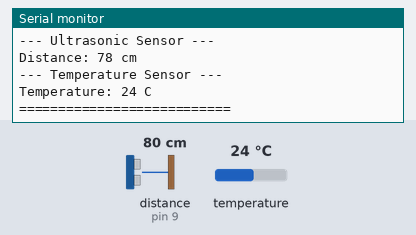
This program was run on a simulated Arduino Mega 2560, built with avr-gcc and run on an emulated ATmega2560. Shown: the last lines printed to the serial monitor. Wiring (from diagram.json): ultrasonic range finder: trigger pin 10; echo pin 9. Inputs (shaded band) come from the test bench; at power-on: distance to the obstacle (sensor on pin 9) 80 cm, temperature 24 °C. The echo pulse lasts 58.3 µs per cm.

Above: at 1.7 s.
1.8 s: distance to the obstacle (sensor on pin 9) set to 2 cm
5.9 s: temperature set to 33 °C
At 7.3 s:
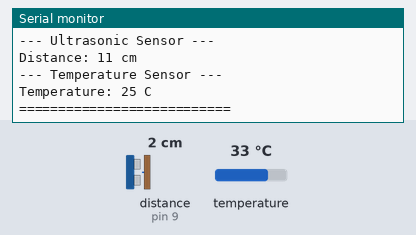
10.0 s: temperature set to 12 °C
At 10.27 s:
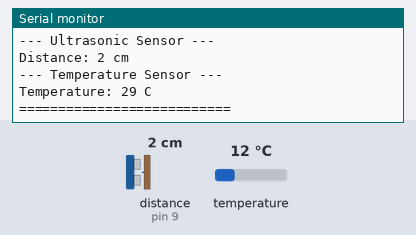
14.1 s: distance to the obstacle (sensor on pin 9) set to 9 cm
At 14.24 s:
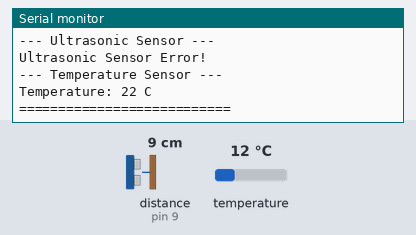
Timing chart, 0 to 16.6 s (numbered marks = the images above; inputs shaded):
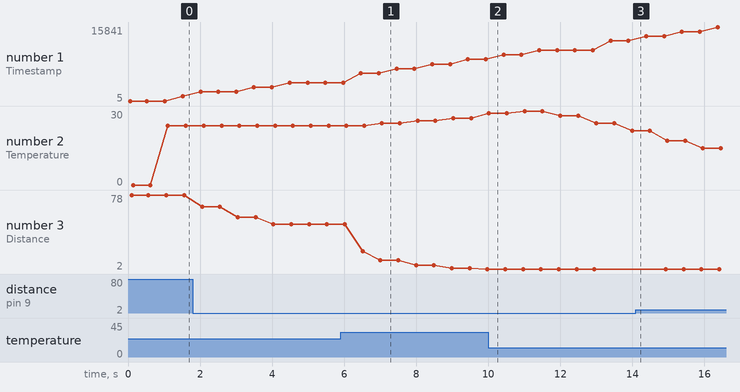

The program:

main.cpp
```cpp
#include <Arduino.h>
#include <Arduino_FreeRTOS.h>
#include "sensors.h"
#include "filters.h"
#include "globals.h"
#include "tasks.h"

int serial_putc(char c, FILE*) {
  Serial.write(c);
  return c;
}

FILE serial_stdout;

void setup() {
  Serial.begin(9600);
  fdev_setup_stream(&serial_stdout, serial_putc, NULL, _FDEV_SETUP_WRITE);
  stdout = &serial_stdout;
  while (!Serial) { ; }
  Serial.println("System Initializing...");

  pinMode(TRIG_PIN, OUTPUT);
  pinMode(ECHO_PIN, INPUT);

  xTaskCreate(vUltrasonicTask, "UltrasonicTask", 128, NULL, 1, &xUltrasonicTaskHandle);
  xTaskCreate(vTemperatureTask, "TemperatureTask", 128, NULL, 1, &xTemperatureTaskHandle);
  xTaskCreate(vDisplayTask, "DisplayTask", 128, NULL, 1, &xDisplayTaskHandle);

  vTaskStartScheduler();
}

void loop() {
  // Empty loop - FreeRTOS handles tasks
}
```

filters.cpp
```cpp
#include "filters.h"
#include <Arduino.h>
#include <Arduino_FreeRTOS.h>

float SaltPepperFilter::filterValue(float newVal) {
  window[index++] = newVal;
  if (index >= FILTER_WINDOW_SIZE) {
    index = 0;
    filled = true;
  }
  int size = filled ? FILTER_WINDOW_SIZE : index;
  float min = window[0], max = window[0], sum = 0;
  for (int i = 0; i < size; i++) {
    if (window[i] < min) min = window[i];
    if (window[i] > max) max = window[i];
    sum += window[i];
  }
  float average = sum / size;
  if (abs(newVal - average) > SALT_PEPPER_THRESHOLD) return average;
  return newVal;
}

float WeightedAverageFilter::filterValue(float newVal) {
  window[index++] = newVal;
  if (index >= FILTER_WINDOW_SIZE) {
    index = 0;
    filled = true;
  }
  int size = filled ? FILTER_WINDOW_SIZE : index;
  float weightedSum = 0;
  float weightTotal = 0;
  for (int i = 0; i < size; i++) {
    float weight = i + 1;
    weightedSum += window[(index + i) % size] * weight;
    weightTotal += weight;
  }
  return weightedSum / weightTotal;
}
```

filters.h
```cpp
#pragma once
#include <Arduino.h>
#include <Arduino_FreeRTOS.h>
#include "globals.h"

#ifndef FILTERS_H
#define FILTERS_H

class SaltPepperFilter {
  float window[FILTER_WINDOW_SIZE];
  int index = 0;
  bool filled = false;

public:
  float filterValue(float newVal);
};

class WeightedAverageFilter {
  float window[FILTER_WINDOW_SIZE];
  int index = 0;
  bool filled = false;

public:
  float filterValue(float newVal);
};

#endif
```

globals.cpp
```cpp
#include <Arduino_FreeRTOS.h>
#include "globals.h"

SensorData systemData = {0};
TaskHandle_t xUltrasonicTaskHandle = NULL;
TaskHandle_t xTemperatureTaskHandle = NULL;
TaskHandle_t xDisplayTaskHandle = NULL;

bool temperatureWarning = false;
```

globals.h
```cpp
#ifndef GLOBALS_H
#define GLOBALS_H

#include <Arduino.h>

#define TRIG_PIN 10
#define ECHO_PIN 9
#define TEMP_SENSOR_PIN 2

#define FILTER_WINDOW_SIZE 5
#define SALT_PEPPER_THRESHOLD 2

extern bool temperatureWarning;

struct SensorData {
  volatile int ultrasonicDistance;
  volatile int temperature;
  volatile unsigned long timestamp;
  volatile bool ultrasonicError;
  volatile bool temperatureError;
};

extern SensorData systemData;
extern TaskHandle_t xUltrasonicTaskHandle;
extern TaskHandle_t xTemperatureTaskHandle;
extern TaskHandle_t xDisplayTaskHandle;

#endif
```

sensors.cpp
```cpp
#include "sensors.h"

OneWire oneWire(TEMP_SENSOR_PIN);
DallasTemperature tempSensor(&oneWire);

SaltPepperFilter ultrasonicSaltPepperFilter;
WeightedAverageFilter ultrasonicWeightedFilter;
SaltPepperFilter temperatureSaltPepperFilter;
WeightedAverageFilter temperatureWeightedFilter;
```

sensors.h
```cpp
#ifndef SENSORS_H
#define SENSORS_H

#include <OneWire.h>
#include <DallasTemperature.h>
#include "filters.h"
#include "globals.h"

extern OneWire oneWire;
extern DallasTemperature tempSensor;
extern SaltPepperFilter ultrasonicSaltPepperFilter;
extern WeightedAverageFilter ultrasonicWeightedFilter;
extern SaltPepperFilter temperatureSaltPepperFilter;
extern WeightedAverageFilter temperatureWeightedFilter;

#endif
```

tasks.cpp
```cpp
#include <Arduino.h>
#include <Arduino_FreeRTOS.h>
#include "tasks.h"
#include "globals.h"
#include "sensors.h"
#include <stdio.h>

void vUltrasonicTask(void *pvParameters) {
  TickType_t xLastWakeTime = xTaskGetTickCount();
  const TickType_t xFrequency = pdMS_TO_TICKS(1000);
  for (;;) {
    digitalWrite(TRIG_PIN, LOW);
    delayMicroseconds(2);
    digitalWrite(TRIG_PIN, HIGH);
    delayMicroseconds(10);
    digitalWrite(TRIG_PIN, LOW);
    long duration = pulseIn(ECHO_PIN, HIGH);
    float distance = duration * 0.034 / 2;
    float filtered = ultrasonicSaltPepperFilter.filterValue(distance);
    filtered = ultrasonicWeightedFilter.filterValue(filtered);
    filtered = constrain(filtered, 2, 400);
    noInterrupts();
    systemData.ultrasonicDistance = (int)filtered;
    systemData.ultrasonicError = (filtered == 2 || filtered == 400);
    systemData.timestamp = millis();
    interrupts();
    vTaskDelayUntil(&xLastWakeTime, xFrequency);
  }
}

void vTemperatureTask(void *pvParameters) {
  TickType_t xLastWakeTime = xTaskGetTickCount();
  const TickType_t xFrequency = pdMS_TO_TICKS(1000);
  tempSensor.begin();
  for (;;) {
    tempSensor.requestTemperatures();
    float tempC = tempSensor.getTempCByIndex(0);
    float filtered = temperatureSaltPepperFilter.filterValue(tempC);
    filtered = temperatureWeightedFilter.filterValue(filtered);
    filtered = constrain(filtered, -55, 125);
    noInterrupts();
    systemData.temperature = (int)round(filtered);
    systemData.temperatureError = (filtered == -55 || filtered == 125);
    interrupts();

    // Set the flag if temperature is above 40°C
    if (systemData.temperature > 40) {
      temperatureWarning = true;
    } else {
      temperatureWarning = false;
    }

    vTaskDelayUntil(&xLastWakeTime, xFrequency);
  }
}

void vDisplayTask(void *pvParameters) {
  TickType_t xLastWakeTime = xTaskGetTickCount();
  const TickType_t xFrequency = pdMS_TO_TICKS(500);
  for (;;) {
    printf("==== SYSTEM STATUS REPORT ====\n");
    printf("Timestamp: %lu\n", systemData.timestamp);
    printf("--- Ultrasonic Sensor ---\n");
    if (!systemData.ultrasonicError)
      printf("Distance: %d cm\n", systemData.ultrasonicDistance);
    else
      printf("Ultrasonic Sensor Error!\n");

    printf("--- Temperature Sensor ---\n");
    if (!systemData.temperatureError)
      printf("Temperature: %d C\n", systemData.temperature);
    else
      printf("Temperature Sensor Error!\n");

    // Check if the temperature warning flag is set
    if (temperatureWarning) {
      printf("Warning! Temperature is above 40°C: %d C\n", systemData.temperature);
    }

    printf("===========================\n\n");
    vTaskDelayUntil(&xLastWakeTime, xFrequency);
  }
}
```

tasks.h
```cpp
#ifndef TASKS_H
#define TASKS_H

void vUltrasonicTask(void *pvParameters);
void vTemperatureTask(void *pvParameters);
void vDisplayTask(void *pvParameters);

#endif
```

Measured:
- after the input at 5.9 s, the serial monitor: prints a new line after 1.2 s (image 1)
- plotted number 1: 995 → 3960 after the input at 1.8 s, 8910 → 12900 after the input at 10.0 s
- plotted number 2: 24 → 27 after the input at 5.9 s, 27 → 22 after the input at 10.0 s
- plotted number 3: 78 → 48 after the input at 1.8 s, 48 → 2 after the input at 5.9 s
